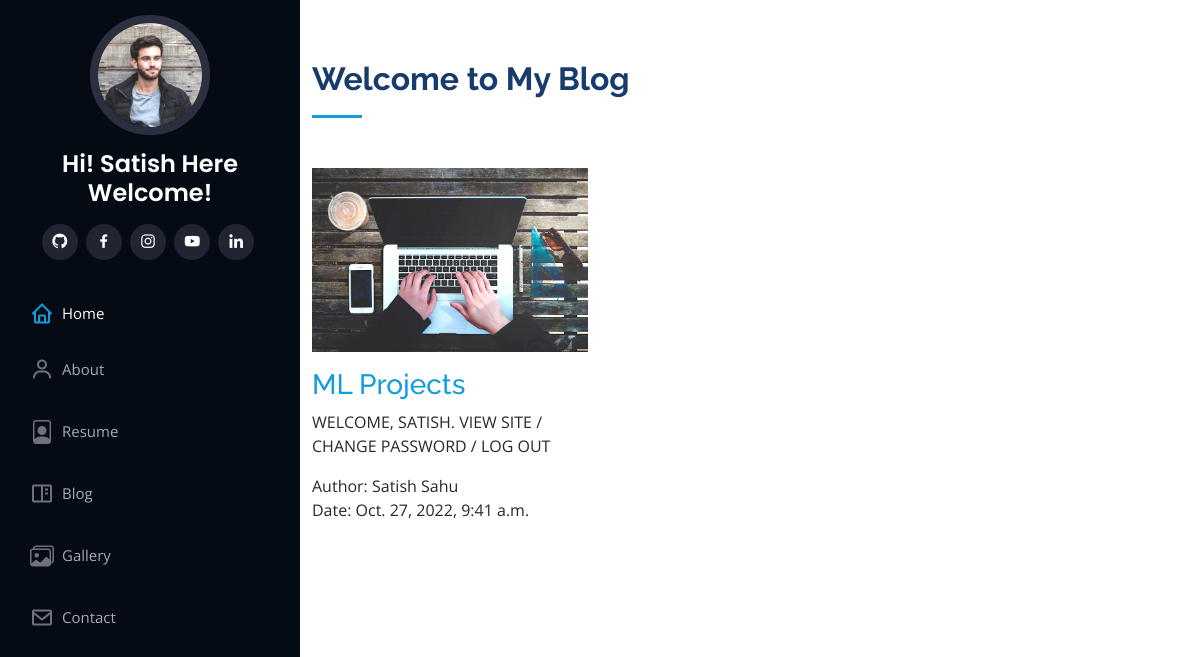
Page /blog on the committed database.
### app/models.py (models this page shows, shortened)
class Blogs(models.Model):
    title=models.CharField(max_length=100)
    links=models.TextField(default="#")
    description=models.TextField()
    authorname=models.CharField(max_length=20)
    img=models.ImageField(upload_to='blog',blank=True,null=True)
    timestamp=models.DateTimeField(auto_now_add=True,blank=True)

### app/views.py (the view)
# urls.py: path('blog',views.blog,name="blog"),
def blog(request):
    posts=Blogs.objects.all()
    context={"posts":posts}
    return render(request,'blog.html',context)

### templates/blog.html (shortened to what this page needs)
{% extends 'basic.html' %}
{% load static %}
{% block body %}
 <section id="services" class="services">
    <div class="container">
      <div class="section-title">
        <h2>Welcome to My Blog</h2>
      </div>
      <div class="row">
        {% for post in posts reversed  %}
          <div class="col-lg-4 col-md-6 d-flex align-items-stretch">
            <div class="course-item">
              <img src="{{post.img.url}}" class="img-fluid" alt="no-image">
              <div class="course-content">
                <h3><a href="{{post.links}}">{{post.title}}</a></h3>
                <p>{{post.description}}</p>
                  <div class="d-flex align-items-center pb-4">
                    <span>Author: {{post.authorname}} <br> Date: {{post.timestamp}} </span>
                  </div>
              </div>
            </div>
          </div>
        {% endfor %}
      </div>
    </div>
  </section>
{% endblock body %}

### static/assets/css/style.css (style rules this page uses)
body { font-family: "Open Sans", sans-serif; color: #272829; }
a { color: #149ddd; text-decoration: none; }
h1, h2, h3, h4, h5, h6 { font-family: "Raleway", sans-serif; }
section { padding: 60px 0; overflow: hidden; }
.section-title { padding-bottom: 30px; }
.section-title h2 { font-size: 32px; font-weight: bold; margin-bottom: 20px; padding-bottom: 20px; position: relative; color: #173b6c; }
.section-title h2::after { content: ""; position: absolute; display: block; width: 50px; height: 3px; background: #149ddd; bottom: 0; left: 0; }

### rows in the picture
Blogs: img (picture), title "ML Projects", description "WELCOME, SATISH. VIEW SITE / CHANGE PASSWORD / LOG OUT", authorname "Satish Sahu", timestamp "Oct. 27, 2022, 9:41 a.m."
